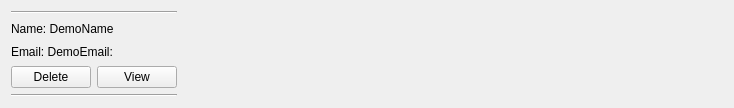
<?xml version="1.0" encoding="UTF-8"?>
<ui version="4.0">
 <class>ApplicantCardForm</class>
 <widget class="QWidget" name="ApplicantCardForm">
  <property name="geometry">
   <rect>
    <x>0</x>
    <y>0</y>
    <width>734</width>
    <height>108</height>
   </rect>
  </property>
  <property name="windowTitle">
   <string>Form</string>
  </property>
  <layout class="QHBoxLayout" name="horizontalLayout_2">
   <item>
    <layout class="QVBoxLayout" name="verticalLayout_2">
     <item>
      <layout class="QVBoxLayout" name="verticalLayout">
       <item>
        <widget class="Line" name="line_2">
         <property name="orientation">
          <enum>Qt::Orientation::Horizontal</enum>
         </property>
        </widget>
       </item>
       <item>
        <widget class="QLabel" name="nameLabel">
         <property name="text">
          <string>Name: DemoName</string>
         </property>
        </widget>
       </item>
       <item>
        <widget class="QLabel" name="emailLabel">
         <property name="text">
          <string>Email: DemoEmail:</string>
         </property>
        </widget>
       </item>
      </layout>
     </item>
     <item>
      <layout class="QHBoxLayout" name="horizontalLayout">
       <item>
        <widget class="QPushButton" name="delBtn">
         <property name="text">
          <string>Delete</string>
         </property>
        </widget>
       </item>
       <item>
        <widget class="QPushButton" name="viewBtn">
         <property name="text">
          <string>View</string>
         </property>
        </widget>
       </item>
      </layout>
     </item>
     <item>
      <widget class="Line" name="line">
       <property name="orientation">
        <enum>Qt::Orientation::Horizontal</enum>
       </property>
      </widget>
     </item>
    </layout>
   </item>
   <item>
    <spacer name="horizontalSpacer">
     <property name="orientation">
      <enum>Qt::Orientation::Horizontal</enum>
     </property>
     <property name="sizeHint" stdset="0">
      <size>
       <width>547</width>
       <height>20</height>
      </size>
     </property>
    </spacer>
   </item>
  </layout>
 </widget>
 <resources/>
 <connections/>
</ui>
